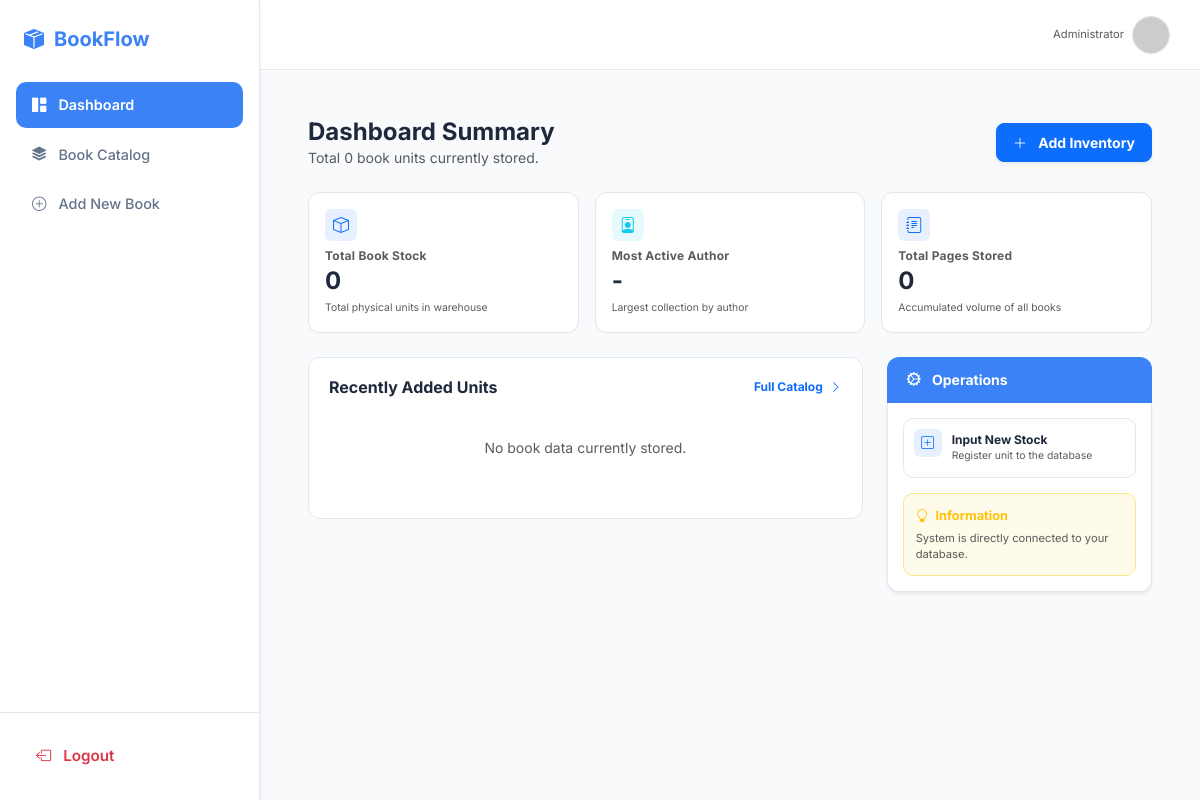
Before: / with the older database file.
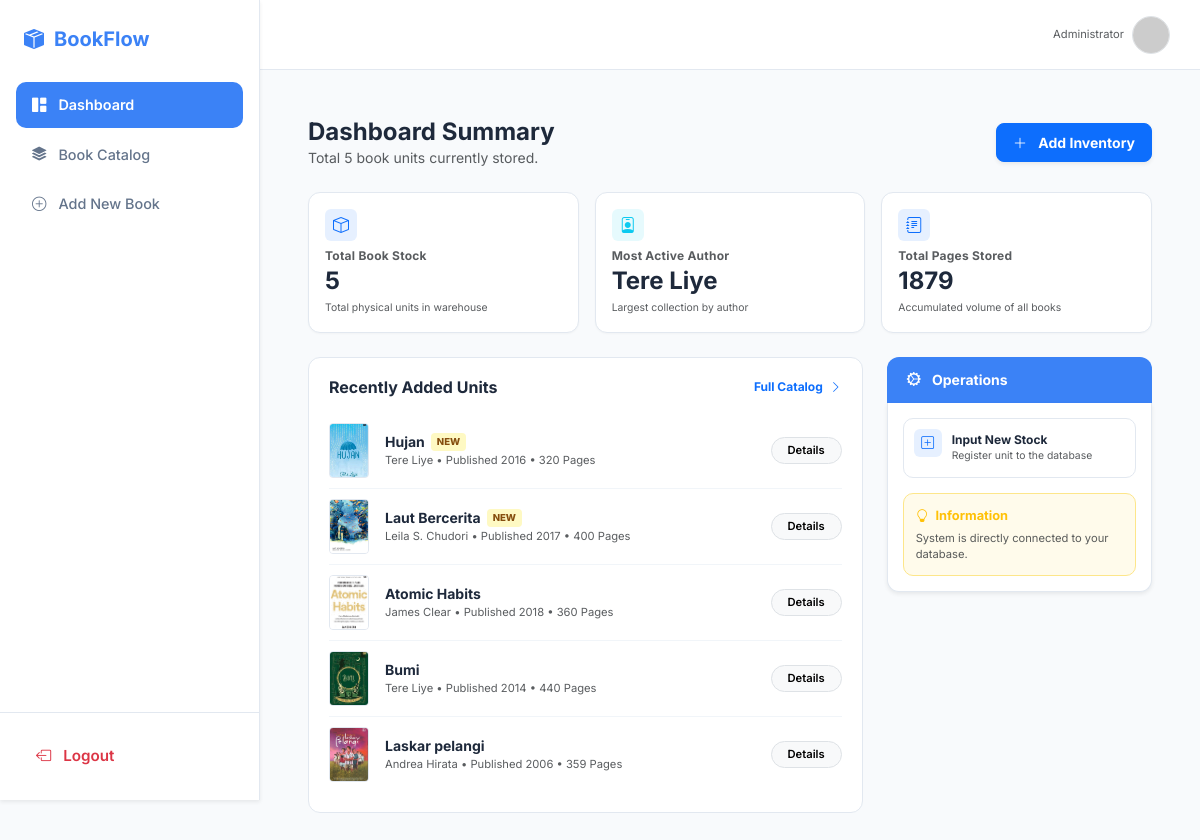
After: the same page with the newer database file.
### buku/models.py (models this page shows, shortened)
class Buku(models.Model):
    judul = models.CharField(max_length=255)
    penulis = models.CharField(max_length=255)
    halaman = models.IntegerField()
    tahun_terbit = models.IntegerField()
    sampul_buku = models.ImageField(upload_to='sampul/')

### buku/views.py (the view)
# urls.py: path('', views.dashboard, name='dashboard'),
def dashboard(request):
    total_buku = Buku.objects.count()
    total_halaman = Buku.objects.aggregate(Sum('halaman'))['halaman__sum'] or 0
    penulis_data = Buku.objects.values('penulis').annotate(total=Count('id')).order_by('-total').first()
    penulis_teraktif = penulis_data['penulis'] if penulis_data else "-"
    buku_terbaru = Buku.objects.all().order_by('-id')[:5]
    context = {
        'total_buku': total_buku,
        'total_halaman': total_halaman, # Kirim variabel ini ke template
        'penulis_terpopuler': penulis_teraktif, # Kirim variabel ini ke template
        'buku_terbaru': buku_terbaru,
    }
    return render(request, 'dashboard.html', context)

### buku/templates/dashboard.html (shortened to what the changed rows need)
{% extends 'base.html' %}
{% block content %}
    <div class="d-flex justify-content-between align-items-center mb-4">
        <div>
            <h4 class="fw-bold mb-0">Dashboard Summary</h4>
            <p class="text-muted small mb-0">Total {{ total_buku }} book units currently stored.</p>
        </div>
    </div>
    <div class="row g-3 mb-4">
        <div class="col-md-4">
            <div class="card-stats">
                <div class="icon-box-round bg-primary bg-opacity-10 text-primary mb-2"><i class="bi bi-box"></i></div>
                <h6 class="text-muted fw-bold mb-0">Total Book Stock</h6>
                <h2>{{ total_buku }}</h2>
                <small class="text-muted" style="font-size: 0.65rem;">Total physical units in warehouse</small>
            </div>
        </div>
        <div class="col-md-4">
            <div class="card-stats">
                <div class="icon-box-round bg-info bg-opacity-10 text-info mb-2"><i class="bi bi-person-badge"></i></div>
                <h6 class="text-muted fw-bold mb-0">Most Active Author</h6>
                <h2>{{ penulis_terpopuler|default:"-" }}</h2>
                <small class="text-muted" style="font-size: 0.65rem;">Largest collection by author</small>
            </div>
        </div>
        <div class="col-md-4">
            <div class="card-stats">
                <div class="icon-box-round bg-primary bg-opacity-10 text-primary mb-2"><i class="bi bi-journal-text"></i></div>
                <h6 class="text-muted fw-bold mb-0">Total Pages Stored</h6>
                <h2>{{ total_halaman|default:"0" }}</h2>
                <small class="text-muted" style="font-size: 0.65rem;">Accumulated volume of all books</small>
            </div>
        </div>
    </div>
    <div class="row g-4">
        <div class="col-lg-8">
            <div class="card-list">
                <div class="book-list">
                    {% for buku in buku_terbaru %}
                    <div class="book-item d-flex justify-content-between align-items-center">
                        <div class="d-flex align-items-center gap-3">
                            <div class="cover-wrapper">
                                {% if buku.sampul_buku %}
                                    <img src="{{ buku.sampul_buku.url }}" class="book-cover-img" alt="{{ buku.judul }}">
                                {% else %}
                                    <div class="book-cover-sm">{{ buku.judul|slice:":1"|upper }}</div>
                                {% endif %}
                            </div>
                            <div>
                                <div class="d-flex align-items-center">
                                    <span class="fw-bold small">{{ buku.judul }}</span>
                                    {% if forloop.counter <= 2 %}<span class="badge-new">New</span>{% endif %}
                                </div>
                                <div class="text-muted" style="font-size: 0.7rem;">{{ buku.penulis }} • Published {{ buku.tahun_terbit }} • {{ buku.halaman }} Pages</div>
                            </div>
                        </div>
                        <a href="{% url 'book_detail' buku.id %}" class="btn btn-light btn-sm border rounded-pill px-3" style="font-size: 0.7rem; font-weight: 600;">Details</a>
                    </div>
                    {% empty %}
                    <div class="text-center py-4">
                        <p class="text-muted small">No book data currently stored.</p>
                    </div>
                    {% endfor %}
                </div>
            </div>
        </div>
    </div>
{% endblock %}

Changed rows visible on the page:
added Buku: sampul_buku (picture), judul "Hujan", shows "NEW", penulis "Tere Liye", tahun_terbit "2016", halaman "320"
added Buku: sampul_buku (picture), judul "Laut Bercerita", shows "NEW", penulis "Leila S. Chudori", tahun_terbit "2017", halaman "400"
added Buku: sampul_buku (picture), judul "Atomic Habits", penulis "James Clear", tahun_terbit "2018", halaman "360"
added Buku: sampul_buku (picture), judul "Bumi", penulis "Tere Liye", tahun_terbit "2014", halaman "440"
added Buku: sampul_buku (picture), judul "Laskar pelangi", penulis "Andrea Hirata", tahun_terbit "2006", halaman "359"
Other visible differences:
{{ total_buku }}: "0" → "5"
{{ penulis_terpopuler|default:"-" }}: "-" → "Tere Liye"
{{ total_halaman|default:"0" }}: "0" → "1879"
text no longer shown: "No book data currently stored."
